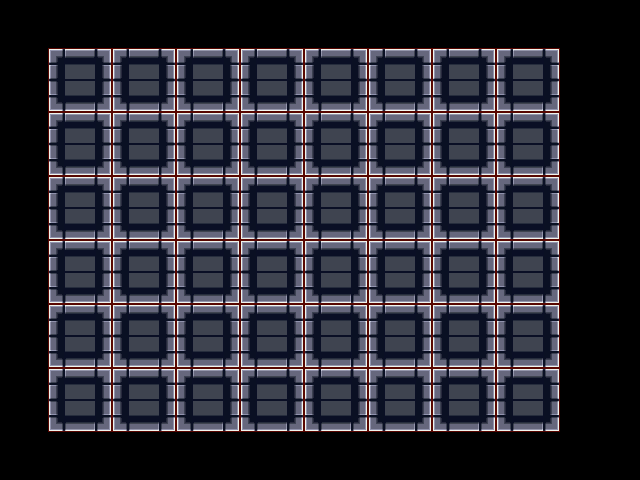

A 2D game scene composited from a Tiled map and its tileset images. What follows is a short description and the map's XML, with each tile layer's data collapsed to a summary:
An orthogonal 40x30 tile map with 16x16 px tiles, 1 tile layer (Tile Layer 1).

<map version="1.0" orientation="orthogonal" width="40" height="30" tilewidth="16" tileheight="16">
 <tileset firstgid="1" name="tiles" tilewidth="16" tileheight="16">
  <image source="tile.png" width="128" height="64" />
 </tileset>
 <layer name="Tile Layer 1" width="40" height="30">
  <data>[1200 cells, 768 non-empty, 16 distinct tile ids]</data>
 </layer>
</map>
